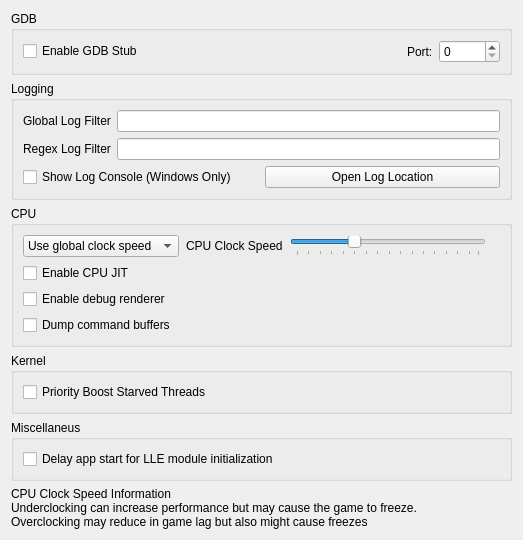
<?xml version="1.0" encoding="UTF-8"?>
<ui version="4.0">
 <class>ConfigureDebug</class>
 <widget class="QWidget" name="ConfigureDebug">
  <property name="geometry">
   <rect>
    <x>0</x>
    <y>0</y>
    <width>523</width>
    <height>458</height>
   </rect>
  </property>
  <property name="windowTitle">
   <string>Form</string>
  </property>
  <layout class="QVBoxLayout" name="verticalLayout_1">
   <item>
    <layout class="QVBoxLayout" name="verticalLayout_2">
     <item>
      <widget class="QGroupBox" name="groupBox">
       <property name="title">
        <string>GDB</string>
       </property>
       <layout class="QVBoxLayout" name="verticalLayout_3">
        <item>
         <layout class="QHBoxLayout" name="horizontalLayout_1">
          <item>
           <widget class="QCheckBox" name="toggle_gdbstub">
            <property name="text">
             <string>Enable GDB Stub</string>
            </property>
           </widget>
          </item>
          <item>
           <spacer name="horizontalSpacer">
            <property name="orientation">
             <enum>Qt::Horizontal</enum>
            </property>
            <property name="sizeHint" stdset="0">
             <size>
              <width>40</width>
              <height>20</height>
             </size>
            </property>
           </spacer>
          </item>
          <item>
           <widget class="QLabel" name="label_2">
            <property name="text">
             <string>Port:</string>
            </property>
           </widget>
          </item>
          <item>
           <widget class="QSpinBox" name="gdbport_spinbox">
            <property name="maximum">
             <number>65536</number>
            </property>
           </widget>
          </item>
         </layout>
        </item>
       </layout>
      </widget>
     </item>
    </layout>
   </item>
   <item>
    <widget class="QGroupBox" name="groupBox_2">
     <property name="title">
      <string>Logging</string>
     </property>
     <layout class="QVBoxLayout" name="verticalLayout">
      <item>
       <layout class="QHBoxLayout" name="horizontalLayout">
        <item>
         <widget class="QLabel" name="label">
          <property name="text">
           <string>Global Log Filter</string>
          </property>
         </widget>
        </item>
        <item>
         <widget class="QLineEdit" name="log_filter_edit"/>
        </item>
       </layout>
      </item>
      <item>
       <layout class="QHBoxLayout" name="horizontalLayout1">
        <item>
         <widget class="QLabel" name="label_3">
          <property name="text">
           <string>Regex Log Filter</string>
          </property>
         </widget>
        </item>
        <item>
         <widget class="QLineEdit" name="log_regex_filter_edit"/>
        </item>
       </layout>
      </item>
      <item>
       <layout class="QHBoxLayout" name="horizontalLayout2">
        <item>
         <widget class="QCheckBox" name="toggle_console">
          <property name="text">
           <string>Show Log Console (Windows Only)</string>
          </property>
         </widget>
        </item>
        <item>
         <widget class="QPushButton" name="open_log_button">
          <property name="text">
           <string>Open Log Location</string>
          </property>
         </widget>
        </item>
       </layout>
      </item>
     </layout>
    </widget>
   </item>
   <item>
    <widget class="QGroupBox" name="groupBox_4">
     <property name="title">
      <string>CPU</string>
     </property>
     <layout class="QGridLayout" name="clock_speed_GLayout">
      <item row="1" column="0">
       <widget class="QWidget" name="clock_speed_widget" native="true">
        <layout class="QHBoxLayout" name="clock_speed_layout">
         <property name="spacing">
          <number>7</number>
         </property>
         <property name="leftMargin">
          <number>0</number>
         </property>
         <property name="topMargin">
          <number>0</number>
         </property>
         <property name="rightMargin">
          <number>0</number>
         </property>
         <property name="bottomMargin">
          <number>0</number>
         </property>
         <item>
          <widget class="QComboBox" name="clock_speed_combo">
           <item>
            <property name="text">
             <string>Use global clock speed</string>
            </property>
           </item>
           <item>
            <property name="text">
             <string>Set clock speed:</string>
            </property>
           </item>
          </widget>
         </item>
         <item>
          <widget class="QLabel" name="clock_speed_label">
           <property name="text">
            <string>CPU Clock Speed</string>
           </property>
          </widget>
         </item>
         <item>
          <widget class="QSlider" name="slider_clock_speed">
           <property name="toolTip">
            <string>&lt;html&gt;&lt;body&gt;Changes the emulated CPU clock frequency.&lt;br&gt;Underclocking can increase performance but may cause the game to freeze.&lt;br&gt;Overclocking may reduce in game lag but also might cause freezes&lt;/body&gt;&lt;/html&gt;</string>
           </property>
           <property name="minimum">
            <number>0</number>
           </property>
           <property name="maximum">
            <number>79</number>
           </property>
           <property name="singleStep">
            <number>5</number>
           </property>
           <property name="pageStep">
            <number>15</number>
           </property>
           <property name="value">
            <number>25</number>
           </property>
           <property name="orientation">
            <enum>Qt::Horizontal</enum>
           </property>
           <property name="tickPosition">
            <enum>QSlider::TicksBelow</enum>
           </property>
          </widget>
         </item>
         <item>
          <widget class="QLabel" name="clock_display_label">
           <property name="text">
            <string/>
           </property>
           <property name="alignment">
            <set>Qt::AlignRight|Qt::AlignTrailing|Qt::AlignVCenter</set>
           </property>
          </widget>
         </item>
        </layout>
       </widget>
      </item>
      <item row="2" column="0">
       <widget class="QCheckBox" name="toggle_cpu_jit">
        <property name="toolTip">
         <string>&lt;html&gt;&lt;head/&gt;&lt;body&gt;&lt;p&gt;Enables the use of the ARM JIT compiler for emulating the 3DS CPUs. Don't disable unless for debugging purposes&lt;/p&gt;&lt;/body&gt;&lt;/html&gt;</string>
        </property>
        <property name="text">
         <string>Enable CPU JIT</string>
        </property>
       </widget>
      </item>
      <item row="3" column="0">
       <widget class="QCheckBox" name="toggle_renderer_debug">
        <property name="text">
         <string>Enable debug renderer</string>
        </property>
       </widget>
      </item>
      <item row="4" column="0">
       <widget class="QCheckBox" name="toggle_dump_command_buffers">
        <property name="text">
         <string>Dump command buffers</string>
        </property>
       </widget>
      </item>
     </layout>
    </widget>
   </item>
   <item>
    <widget class="QGroupBox" name="groupBox_5">
     <property name="title">
      <string>Kernel</string>
     </property>
     <layout class="QGridLayout" name="gridLayout_3">
      <item row="1" column="0">
       <widget class="QCheckBox" name="toggle_priority_boost_starved_threads">
        <property name="toolTip">
         <string>&lt;html&gt;&lt;head/&gt;&lt;body&gt;&lt;p&gt;Boost low priority starved threads during kernel rescheduling. This may improve the performance.&lt;/p&gt;&lt;/body&gt;&lt;/html&gt;</string>
        </property>
        <property name="text">
         <string>Priority Boost Starved Threads</string>
        </property>
       </widget>
      </item>
     </layout>
    </widget>
   </item>
    <item>
      <widget class="QGroupBox" name="groupBox_6">
        <property name="title">
          <string>Miscellaneus</string>
        </property>
        <layout class="QGridLayout" name="gridLayout_4">
          <item row="1" column="0">
            <widget class="QCheckBox" name="delay_start_for_lle_modules">
              <property name="toolTip">
                <string>&lt;html&gt;&lt;head/&gt;&lt;body&gt;&lt;p&gt;Introduces a delay to the first ever launched app thread if LLE modules are enabled, to allow them to initialize.&lt;/p&gt;&lt;/body&gt;&lt;/html&gt;</string>
              </property>
              <property name="text">
                <string>Delay app start for LLE module initialization</string>
              </property>
            </widget>
          </item>
        </layout>
      </widget>
    </item>
   <item>
    <widget class="QLabel" name="label_cpu_clock_info">
     <property name="text">
      <string>&lt;html&gt;&lt;head/&gt;&lt;body&gt;&lt;p&gt;CPU Clock Speed Information&lt;br/&gt;Underclocking can increase performance but may cause the game to freeze.&lt;br/&gt;Overclocking may reduce in game lag but also might cause freezes&lt;/p&gt;&lt;/body&gt;&lt;/html&gt;</string>
     </property>
     <property name="textFormat">
      <enum>Qt::RichText</enum>
     </property>
    </widget>
   </item>
   <item>
    <spacer name="verticalSpacer">
     <property name="orientation">
      <enum>Qt::Vertical</enum>
     </property>
     <property name="sizeHint" stdset="0">
      <size>
       <width>20</width>
       <height>40</height>
      </size>
     </property>
    </spacer>
   </item>
  </layout>
 </widget>
 <tabstops>
  <tabstop>toggle_gdbstub</tabstop>
  <tabstop>gdbport_spinbox</tabstop>
  <tabstop>log_filter_edit</tabstop>
  <tabstop>toggle_console</tabstop>
  <tabstop>open_log_button</tabstop>
 </tabstops>
 <resources/>
 <connections>
  <connection>
   <sender>toggle_gdbstub</sender>
   <signal>toggled(bool)</signal>
   <receiver>gdbport_spinbox</receiver>
   <slot>setEnabled(bool)</slot>
   <hints>
    <hint type="sourcelabel">
     <x>84</x>
     <y>157</y>
    </hint>
    <hint type="destinationlabel">
     <x>342</x>
     <y>158</y>
    </hint>
   </hints>
  </connection>
 </connections>
</ui>
